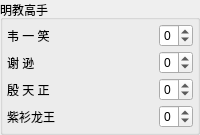
                       <widget class="QGroupBox" name="groupBox_18">
                        <property name="title">
                         <string>明教高手</string>
                        </property>
                        <layout class="QGridLayout" name="gridLayout_19">
                         <property name="leftMargin">
                          <number>4</number>
                         </property>
                         <property name="topMargin">
                          <number>4</number>
                         </property>
                         <property name="rightMargin">
                          <number>4</number>
                         </property>
                         <property name="bottomMargin">
                          <number>4</number>
                         </property>
                         <property name="spacing">
                          <number>4</number>
                         </property>
                         <item row="0" column="0">
                          <widget class="QLabel" name="label_34">
                           <property name="minimumSize">
                            <size>
                             <width>48</width>
                             <height>0</height>
                            </size>
                           </property>
                           <property name="text">
                            <string>韦 一 笑</string>
                           </property>
                          </widget>
                         </item>
                         <item row="0" column="1">
                          <widget class="QSpinBox" name="spin_count_mingjiao_weiyixiao">
                           <property name="minimumSize">
                            <size>
                             <width>0</width>
                             <height>22</height>
                            </size>
                           </property>
                           <property name="maximumSize">
                            <size>
                             <width>34</width>
                             <height>16777215</height>
                            </size>
                           </property>
                           <property name="minimum">
                            <number>-1</number>
                           </property>
                           <property name="maximum">
                            <number>4</number>
                           </property>
                          </widget>
                         </item>
                         <item row="1" column="0">
                          <widget class="QLabel" name="label_35">
                           <property name="minimumSize">
                            <size>
                             <width>48</width>
                             <height>0</height>
                            </size>
                           </property>
                           <property name="text">
                            <string>谢 逊</string>
                           </property>
                          </widget>
                         </item>
                         <item row="1" column="1">
                          <widget class="QSpinBox" name="spin_count_mingjiao_xiexun">
                           <property name="minimumSize">
                            <size>
                             <width>0</width>
                             <height>22</height>
                            </size>
                           </property>
                           <property name="maximumSize">
                            <size>
                             <width>34</width>
                             <height>16777215</height>
                            </size>
                           </property>
                           <property name="minimum">
                            <number>-1</number>
                           </property>
                           <property name="maximum">
                            <number>4</number>
                           </property>
                          </widget>
                         </item>
                         <item row="2" column="0">
                          <widget class="QLabel" name="label_36">
                           <property name="minimumSize">
                            <size>
                             <width>48</width>
                             <height>0</height>
                            </size>
                           </property>
                           <property name="text">
                            <string>殷 天 正</string>
                           </property>
                          </widget>
                         </item>
                         <item row="2" column="1">
                          <widget class="QSpinBox" name="spin_count_mingjiao_yintianzheng">
                           <property name="minimumSize">
                            <size>
                             <width>0</width>
                             <height>22</height>
                            </size>
                           </property>
                           <property name="maximumSize">
                            <size>
                             <width>34</width>
                             <height>16777215</height>
                            </size>
                           </property>
                           <property name="minimum">
                            <number>-1</number>
                           </property>
                           <property name="maximum">
                            <number>4</number>
                           </property>
                          </widget>
                         </item>
                         <item row="3" column="0">
                          <widget class="QLabel" name="label_37">
                           <property name="minimumSize">
                            <size>
                             <width>48</width>
                             <height>0</height>
                            </size>
                           </property>
                           <property name="text">
                            <string>紫衫龙王</string>
                           </property>
                          </widget>
                         </item>
                         <item row="3" column="1">
                          <widget class="QSpinBox" name="spin_count_mingjiao_zishan">
                           <property name="minimumSize">
                            <size>
                             <width>0</width>
                             <height>22</height>
                            </size>
                           </property>
                           <property name="maximumSize">
                            <size>
                             <width>34</width>
                             <height>16777215</height>
                            </size>
                           </property>
                           <property name="minimum">
                            <number>-1</number>
                           </property>
                           <property name="maximum">
                            <number>4</number>
                           </property>
                          </widget>
                         </item>
                        </layout>
                       </widget>
